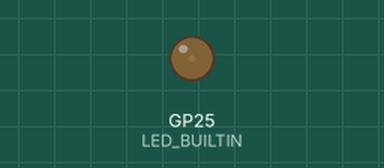
Simulated run of this program. Board: Raspberry Pi Pico running MicroPython. On the bench: output pins drawn as LEDs (lit = HIGH).

Above: at 0.05 s.
At 0.85 s:
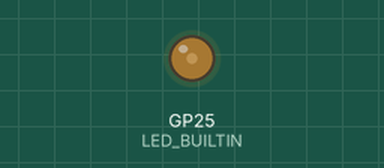
At 1.65 s:
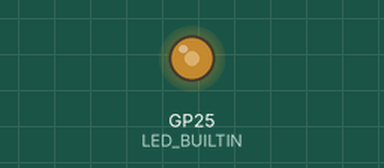
At 3.3 s:
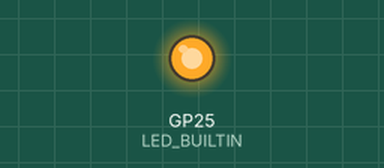
Timing chart, 0 to 7.6 s (numbered marks = the images above):
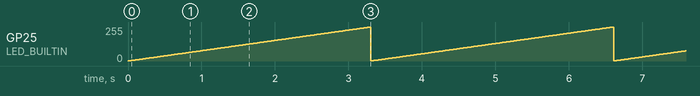

The program:

Fade.py
```python
# Importamos o módulos Pin e PWM
from machine import Pin, PWM

# Importamos o módulo Time
from time import sleep

# Definimos o pino ao qual iremos usar o Fade
LED_BUILTIN = Pin( 25, Pin.OUT )

# Definimos o PWM sobre o Pino
FADE = PWM( LED_BUILTIN )

# Definimos a frequência de operação do PWM
FADE.freq( 1000 )

## LOOP
while True:

    # Criamos uma repetição ciclica
    for i in range( 0, 2**16, 100 ):

        # Mudamos o valor do Duty cicle
        FADE.duty_u16( i )

        # Damos um Delay para recomeçar
        sleep( 0.005 )
```

Measured:
- by itself, GP25 (LED_BUILTIN): ramps from 1/255 to 254/255 and jumps back, once every 3.3 s
